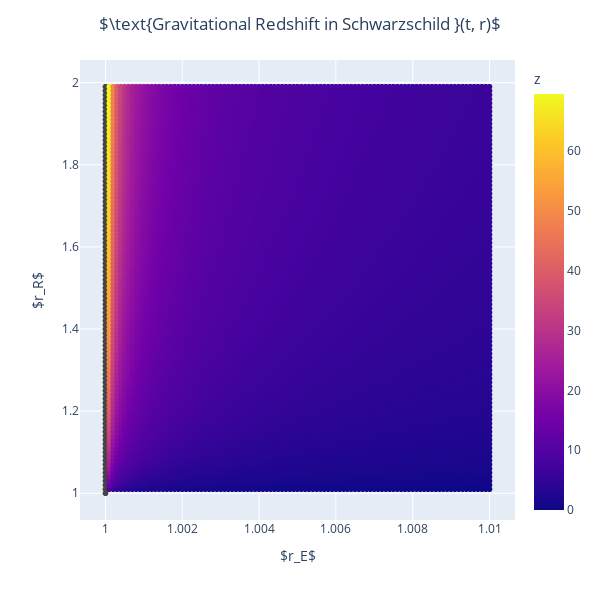

Source (notebook cell):
### Code cell
df = pandas.DataFrame({'r_e': r_e.ravel(), 'r_r': r_r.ravel(), 'z':zs.ravel()})
df = df[df['r_r'] >= df['r_e']]
fig = px.scatter(df, x='r_e', y='r_r', color='z')
fig_ep = 0.25
fig.update_layout(
#     yaxis_range=[1.0 - fig_ep, 5.0 + fig_ep],
#                   xaxis_range=[1.0 - fig_ep, 5.0 + fig_ep],
                  width=600,
                  height=600,
#                   showlegend=False,
                  title_text=r'$\text{Gravitational Redshift in Schwarzschild }(t, r)$', 
                  title_x=0.5,
                  xaxis_title=r'$r_E$',
                  yaxis_title=r'$r_R$')
fig.show()

### Figure 1 — Plotly figure (JSON) as saved in the notebook; plotly's stock layout.template omitted (floating-point values rounded to 4 significant figures; data arrays with more than 128 entries replaced by an {"elided": "..."} marker saying what was removed)
{"data": [{"hovertemplate": "r_e=%{x}<br>r_r=%{y}<br>z=%{marker.color}<extra></extra>", "legendgroup": "", "marker": {"color": {"elided": "10000 float values"}, "coloraxis": "coloraxis", "symbol": "circle"}, "mode": "markers", "name": "", "showlegend": false, "type": "scattergl", "x": {"elided": "10000 float values"}, "xaxis": "x", "y": {"elided": "10000 float values"}, "yaxis": "y"}], "layout": {"coloraxis": {"colorbar": {"title": {"text": "z"}}, "colorscale": [[0, "#0d0887"], [0.1111, "#46039f"], [0.2222, "#7201a8"], [0.3333, "#9c179e"], [0.4444, "#bd3786"], [0.5556, "#d8576b"], [0.6667, "#ed7953"], [0.7778, "#fb9f3a"], [0.8889, "#fdca26"], [1, "#f0f921"]]}, "height": 600, "legend": {"tracegroupgap": 0}, "margin": {"t": 60}, "title": {"text": "$\\text{Gravitational Redshift in Schwarzschild }(t, r)$", "x": 0.5}, "width": 600, "xaxis": {"anchor": "y", "domain": [0, 1], "title": {"text": "$r_E$"}}, "yaxis": {"anchor": "x", "domain": [0, 1], "title": {"text": "$r_R$"}}}}
